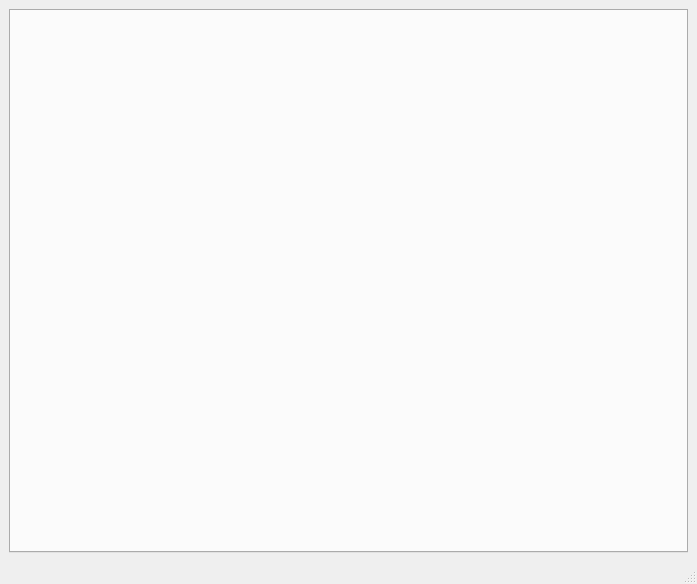
<?xml version="1.0" encoding="UTF-8"?>
<ui version="4.0">
 <class>MainWindow</class>
 <widget class="QMainWindow" name="MainWindow">
  <property name="geometry">
   <rect>
    <x>0</x>
    <y>0</y>
    <width>697</width>
    <height>584</height>
   </rect>
  </property>
  <property name="windowTitle">
   <string>Kunstenpunt Datakwaliteit</string>
  </property>
  <widget class="QWidget" name="centralwidget">
   <property name="sizePolicy">
    <sizepolicy hsizetype="Expanding" vsizetype="Expanding">
     <horstretch>0</horstretch>
     <verstretch>0</verstretch>
    </sizepolicy>
   </property>
   <layout class="QVBoxLayout" name="verticalLayout">
    <item>
     <widget class="QTabWidget" name="tab_widget"/>
    </item>
   </layout>
  </widget>
  <widget class="QStatusBar" name="statusbar"/>
 </widget>
 <resources/>
 <connections/>
</ui>
